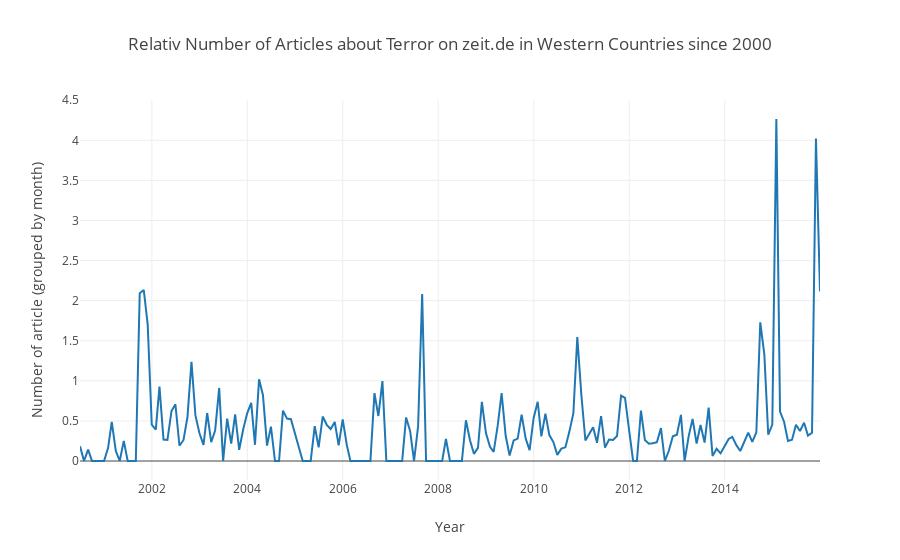

Source (notebook cell):
### Code cell
# we want western country-data too

# hacky stuff...make list of countries from zeit-api in terror_json-style
locations_in_zeit = list()
for entry in terror_json:
    for keyword in entry["keywords"]:
        if keyword["rel"] == "location":
            locations_in_zeit.append({"country" : keyword["name"]})
countries_europe_de = ptd.get_countries_in_europe_from_data(locations_in_zeit, "de")
countries_europe_de = countries_europe_de.union(in_germany)



date_list_europe = j2p.filter_data_for_mentioned_cities(terror_json, countries_europe_de)
date_list_filtered = j2p.filter_for_date_range(date_list_europe, datetime(2000,1,1), datetime(2015,12,31))
news_df_western = j2p.generate_data_frame(date_list_filtered)
# group data and create dictionary
grouped_dates = news_df_western.resample("M").count()
timestamp_dict = grouped_dates.to_dict()
timestamp_dict = timestamp_dict["datetime"]

# get relative numbers
timestamp_dict = ptd.get_relative_numbers(timestamp_dict, all_news_dict)

news_scatter_western = j2p.create_scatter_plot_from_date_dict(timestamp_dict, "Terror-News about Western countries")
layout = plotly.graph_objs.Layout(
        title="Relativ Number of Articles about Terror on zeit.de in Western Countries since 2000",
        xaxis=dict(title="Year"),
        yaxis=dict(title="Number of article (grouped by month)"))
fig = plotly.graph_objs.Figure(data=[news_scatter_western], layout=layout)
iplot(fig)

### Figure 1 — Plotly figure (JSON) as saved in the notebook; plotly's stock layout.template omitted (floating-point values rounded to 4 significant figures; data arrays with more than 128 entries replaced by an {"elided": "..."} marker saying what was removed)
{"data": [{"name": "Terror-News about Western countries", "type": "scatter", "x": {"elided": "187 str values"}, "y": {"elided": "187 float values"}}], "layout": {"title": "Relativ Number of Articles about Terror on zeit.de in Western Countries since 2000", "xaxis": {"title": "Year"}, "yaxis": {"title": "Number of article (grouped by month)"}}}
